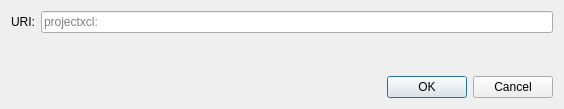
<?xml version="1.0" encoding="UTF-8"?>
<ui version="4.0">
 <class>OpenURIDialog</class>
 <widget class="QDialog" name="OpenURIDialog">
  <property name="geometry">
   <rect>
    <x>0</x>
    <y>0</y>
    <width>564</width>
    <height>109</height>
   </rect>
  </property>
  <property name="windowTitle">
   <string>Open projectxcl URI</string>
  </property>
  <layout class="QVBoxLayout" name="verticalLayout">
   <item>
    <layout class="QHBoxLayout" name="horizontalLayout">
     <item>
      <widget class="QLabel" name="label">
       <property name="text">
        <string>URI:</string>
       </property>
      </widget>
     </item>
     <item>
      <widget class="QValidatedLineEdit" name="uriEdit">
       <property name="placeholderText">
        <string notr="true">projectxcl:</string>
       </property>
      </widget>
     </item>
    </layout>
   </item>
   <item>
    <spacer name="verticalSpacer">
     <property name="orientation">
      <enum>Qt::Vertical</enum>
     </property>
     <property name="sizeHint" stdset="0">
      <size>
       <width>20</width>
       <height>40</height>
      </size>
     </property>
    </spacer>
   </item>
   <item>
    <widget class="QDialogButtonBox" name="buttonBox">
     <property name="orientation">
      <enum>Qt::Horizontal</enum>
     </property>
     <property name="standardButtons">
      <set>QDialogButtonBox::Cancel|QDialogButtonBox::Ok</set>
     </property>
    </widget>
   </item>
  </layout>
 </widget>
 <customwidgets>
  <customwidget>
   <class>QValidatedLineEdit</class>
   <extends>QLineEdit</extends>
   <header>qt/qvalidatedlineedit.h</header>
  </customwidget>
 </customwidgets>
 <resources/>
 <connections>
  <connection>
   <sender>buttonBox</sender>
   <signal>accepted()</signal>
   <receiver>OpenURIDialog</receiver>
   <slot>accept()</slot>
   <hints>
    <hint type="sourcelabel">
     <x>248</x>
     <y>254</y>
    </hint>
    <hint type="destinationlabel">
     <x>157</x>
     <y>274</y>
    </hint>
   </hints>
  </connection>
  <connection>
   <sender>buttonBox</sender>
   <signal>rejected()</signal>
   <receiver>OpenURIDialog</receiver>
   <slot>reject()</slot>
   <hints>
    <hint type="sourcelabel">
     <x>316</x>
     <y>260</y>
    </hint>
    <hint type="destinationlabel">
     <x>286</x>
     <y>274</y>
    </hint>
   </hints>
  </connection>
 </connections>
</ui>
